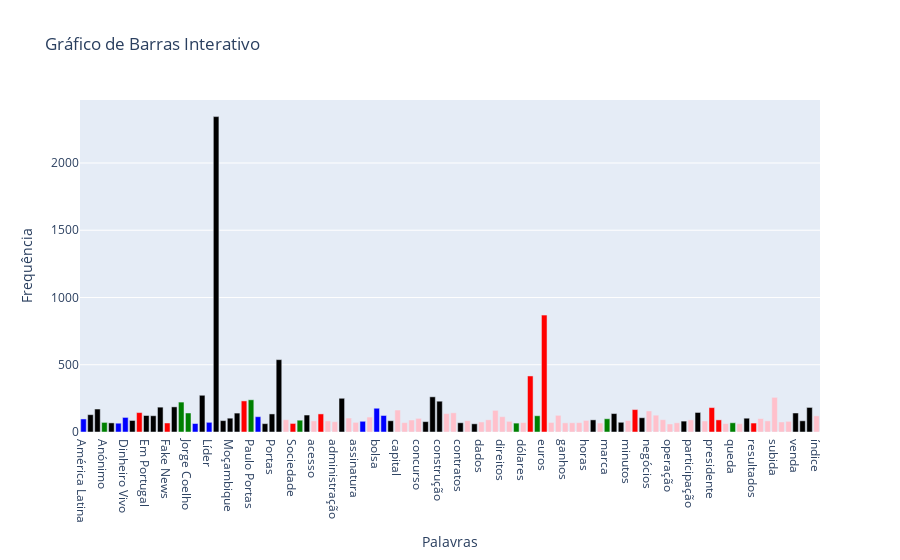

The code cell stored with this chart in its notebook:
### Code cell
import plotly.graph_objects as go

frequencias = df["keywords"].iloc[4]

# Step 1: Extract words, counts, and classes
palavras = list(frequencias.keys())
valores = [data['weight'] for data in frequencias.values()]
classes = [list(data['type']) for data in frequencias.values()]


# Step 2: Define color mapping for classes
color_map = {
    'ORG': 'blue',
    'PER': 'green',
    'MISC': 'red',
    "WORD": "pink",
    "LOC": "black"
}

# Step 3: Assign colors based on class
marker_colors = [
    color_map[class_name[0]] if isinstance(class_name, list) else color_map[class_name]
    for class_name in classes
]
# Step 4: Create the bar chart
fig = go.Figure(data=[
    go.Bar(
        x=palavras,
        y=valores,
        marker_color=marker_colors,
        hovertemplate="<b>%{x}</b><br>Count: %{y}<br>Class: %{customdata}<extra></extra>",
        customdata=classes  # Adding class data for hover information
    )
])

fig.update_layout(
    title='Gráfico de Barras Interativo',
    xaxis_title='Palavras',
    yaxis_title='Frequência',
)

fig.show()

### Figure 1 — Plotly figure (JSON) as saved in the notebook; plotly's stock layout.template omitted (floating-point values rounded to 4 significant figures; data arrays with more than 128 entries replaced by an {"elided": "..."} marker saying what was removed)
{"data": [{"customdata": {"elided": "106 rows, 171 str values in total"}, "hovertemplate": "<b>%{x}</b><br>Count: %{y}<br>Class: %{customdata}<extra></extra>", "marker": {"color": ["blue", "black", "black", "green", "black", "blue", "blue", "black", "red", "black", "black", "black", "red", "black", "green", "green", "blue", "black", "blue", "black", "black", "black", "black", "red", "green", "blue", "black", "black", "black", "pink", "red", "green", "black", "pink", "red", "pink", "pink", "black", "pink", "pink", "blue", "pink", "blue", "blue", "black", "pink", "pink", "pink", "pink", "black", "black", "black", "pink", "pink", "black", "pink", "black", "pink", "pink", "pink", "pink", "pink", "green", "pink", "red", "green", "red", "pink", "pink", "pink", "pink", "pink", "pink", "black", "pink", "green", "black", "black", "pink", "red", "black", "pink", "pink", "pink", "pink", "pink", "black", "pink", "black", "pink", "red", "red", "pink", "green", "pink", "black", "red", "pink", "pink", "pink", "pink", "pink", "black", "black", "black", "pink"]}, "type": "bar", "x": ["América Latina", "Angola", "António Mota", "Anónimo", "Brasil", "Comissão do Mercado de Valores Mobiliários", "Dinheiro Vivo", "EUA", "Economia", "Em Portugal", "Estado", "Europa", "Fake News", "Ganhos da Mota-Engil", "Governo", "Jorge Coelho", "LOCALIDADE", "Lisboa", "Líder", "Mota-Engil", "Mota-Engil África", "Moçambique", "México", "PSI20", "Paulo Portas", "Perguntas Frequentes", "Polónia", "Portas", "Portugal", "Restantes", "Sociedade", "Utilizador Sair", "VISA", "acesso", "acordo", "acções", "administração", "anos", "artigos", "assinatura", "aumento", "ações", "bolsa", "bolsa de Lisboa", "campanha", "capital", "concessão", "concessões", "concurso", "condições", "construtora", "construção", "conta", "contrato", "contratos", "cotadas", "crescimento", "dados", "destaque", "dias", "direitos", "débito", "dívida", "dólares", "empresa", "empresas", "euros", "fecho", "fonte", "ganhos", "gestão", "hora", "horas", "investimento", "login", "marca", "mercado", "ministro", "minutos", "mundo", "negócio", "negócios", "obra", "obras", "operação", "pagamentos", "parceria", "participação", "país", "período", "presidente", "processo", "qualidade", "queda", "reportagens", "resposta", "resultados", "semana", "semestre", "subida", "suspensão", "terreno", "venda", "volume", "África", "índice"], "y": [96.95, 128.8, 170.8, 71.3, 67.75, 65.35, 108.4, 85.75, 144.4, 122.7, 121.1, 184.8, 67.05, 186.8, 222.5, 141.4, 62.95, 273.1, 71.95, 2345.0, 84.7, 102.8, 140.7, 231.1, 239.5, 113.9, 62.1, 134.3, 537.9, 91.5, 63.6, 87.75, 126.1, 82.7, 134.5, 82.7, 76.55, 250.7, 104.0, 71.65, 79.7, 111.1, 176.6, 122.7, 83.7, 163.3, 69.85, 89.1, 101.3, 77.15, 261.5, 228.9, 136.8, 142.9, 68.7, 84.45, 60.9, 74.7, 90.95, 160.9, 113.8, 79.45, 66.15, 70.45, 416.6, 120.8, 869.5, 71.1, 124.0, 68.05, 68.9, 69.9, 86.2, 90.15, 66.75, 98.6, 137.0, 72.25, 85.4, 166.6, 106.0, 156.7, 125.0, 91.45, 59.75, 68.55, 81.0, 90.5, 145.2, 81.95, 181.4, 90.1, 63.1, 68.6, 61.75, 102.6, 66.6, 100.2, 82.85, 257.6, 74.5, 79.3, 141.1, 83.3, 182.7, 120.2]}], "layout": {"title": {"text": "Gráfico de Barras Interativo"}, "xaxis": {"title": {"text": "Palavras"}}, "yaxis": {"title": {"text": "Frequência"}}}}
